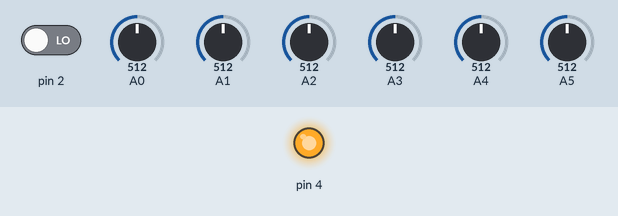
Bench run of a sketch on a simulated Arduino Uno, built with avr-gcc and run on an emulated ATmega328P. Parts: output pins drawn as LEDs (lit = HIGH). The inputs (shaded band) are chosen by the test bench; at power-on: pin 2 LOW, A0 = 512, A1 = 512, A2 = 512, A3 = 512, A4 = 512, A5 = 512. What the sketch prints to the serial monitor is not drawn.

Above: at 1.2 s.
1.3 s: pin 2 driven HIGH
Timing chart, 0 to 4.3 s (numbered marks = the images above; inputs shaded):
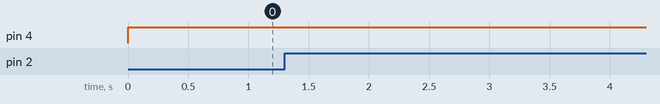

The sketch:

anapinvaltest.ino
```cpp
int a0, a1, a2, a3, a4, a5;

void setup() {
  Serial.begin(9600);
  pinMode(4,OUTPUT);
  pinMode(2,INPUT);
  pinMode(A0,INPUT);
  pinMode(A1,INPUT);
  pinMode(A2,INPUT);
  pinMode(A3,INPUT);
  pinMode(A4,INPUT);
  pinMode(A5,INPUT);
  Serial.println("Device is live.\n\n");
}

void loop() {
  a0=analogRead(A0);
  a1=analogRead(A1);
  a2=analogRead(A2);
  a3=analogRead(A3);
  a4=analogRead(A4);
  a5=analogRead(A5);
  digitalWrite(4,HIGH);
  int refresh=digitalRead(2);
  if (refresh>LOW){
    printVals();
    delay(2000);
  }
}

void printVals() {
  Serial.println("Analog pin input value readings: \n");
  Serial.print("A0: ");
  Serial.println(a0);
  Serial.print("A1: ");
  Serial.println(a1);
  Serial.print("A2: ");
  Serial.println(a2);
  Serial.print("A3: ");
  Serial.println(a3);
  Serial.print("A4: ");
  Serial.println(a4);
  Serial.print("A5: ");
  Serial.println(a5);
  Serial.println("\n\n\n");
}
```

Measured:
- after the input at 1.3 s, every drawn part: stays the same
